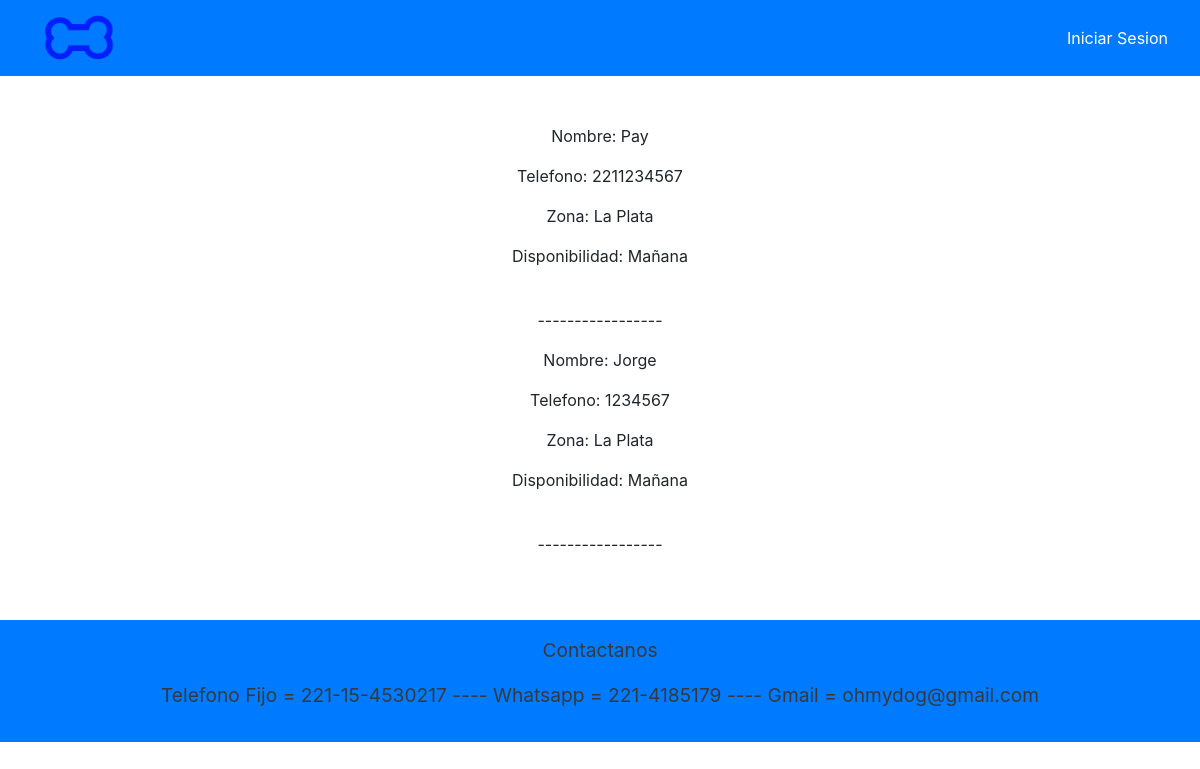
Before: /paseadores with the older database file.
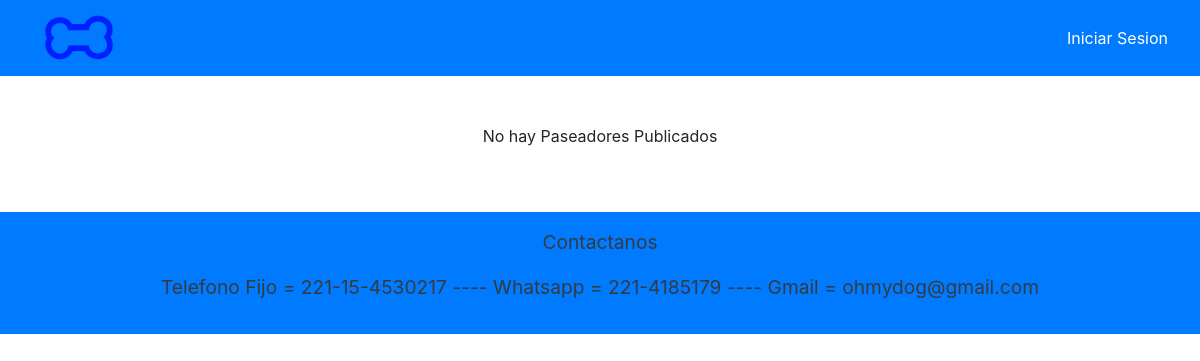
After: the same page with the newer database file.
### APP/models.py (models this page shows, shortened)
class Paseador(models.Model):
    nombre = models.CharField(max_length=50)
    telefono = models.IntegerField()
    zona = models.CharField(max_length=20)
    disponibilidad = models.CharField(max_length=30)

### APP/views.py (the view)
# urls.py: path('paseadores',views.listarPaseadores,name='paseadores'),
def listarPaseadores(request):
    pasea = Paseador.objects.all()
    context = {'context': pasea,
               'usuario': usuario}
    return render(request, 'paginas/listaPaseadores.html', context)

### APP/templates/paginas/listaPaseadores.html (shortened to what this page needs)
{% extends 'paginas/base.html' %}
{% load static %}
{% block contenido %}
<div class="d-flex justify-content-center flex-column align-items-center">
    {% if context|length == 0 %}
        <p>No hay Paseadores Publicados</p>
    {% else %}
    {% for c in context %}
        <p>Nombre: {{ c.nombre }}</p>
        <p>Telefono: {{ c.telefono }}</p>
        <p>Zona: {{ c.zona }}</p>
        <p>Disponibilidad: {{ c.disponibilidad }}</p>
                <br>
        <p>-----------------</p>
    {% endfor %}
    {% endif %}
</div>
{% endblock %}

### APP/templates/paginas/base.html (shortened to what this page needs)
{% load static %}
<!DOCTYPE html>
<html lang="en">
<head>
    <link rel="stylesheet" href="https://maxcdn.bootstrapcdn.com/bootstrap/4.0.0/css/bootstrap.min.css">
</head>
<body>
    <nav class="navbar bg-primary">
        <div>
            <a href="./" class="navbar-brand container d-flex align-items-center justify-content-center">
                <img class="logo" src="static/imagenes/Logo2.png" height="50" width="80" class="d-inline-block align-top" alt="LOGO">
            </a>
        </div>
            {% if usuario.esCliente or usuario.esVeterinario %}
                <a href="./publicar" class="nav-item nav-link active text-white">Publicar</a>
                <a href="./LogOut" class="nav-item nav-link active text-white">Cerrar Sesion</a>
            {% else %}
                <a href="./LogIn" class="nav-item nav-link active text-white">Iniciar Sesion</a>
            {% endif %}
    </nav>
    <br>
    <br>
    {% block contenido %} {% endblock %}
    <br><br>
    <footer>
        <div class="container-fluid bg-primary text-center p-3" style="font-size: larger; color: rgb(23, 96, 179); text-align: center;">
            <p class="medium text-info text-dark">
                Contactanos
            </p>
            <p class="medium text-info text-dark">
                Telefono Fijo = 221-15-4530217 ----
                Whatsapp = 221-4185179 ----
                Gmail = ohmydog@gmail.com
            </p>
        </div>
    </footer>
</body>
</html>

### APP/templates/paginas/base.html (style rules this page uses)
.logo { mix-blend-mode: color-burn; }

Changed rows visible on the page:
removed Paseador: nombre "Pay", telefono "2211234567", zona "La Plata", disponibilidad "Mañana"
removed Paseador: nombre "Jorge", telefono "1234567", zona "La Plata", disponibilidad "Mañana"
Other visible differences:
text now shown: "No hay Paseadores Publicados"
